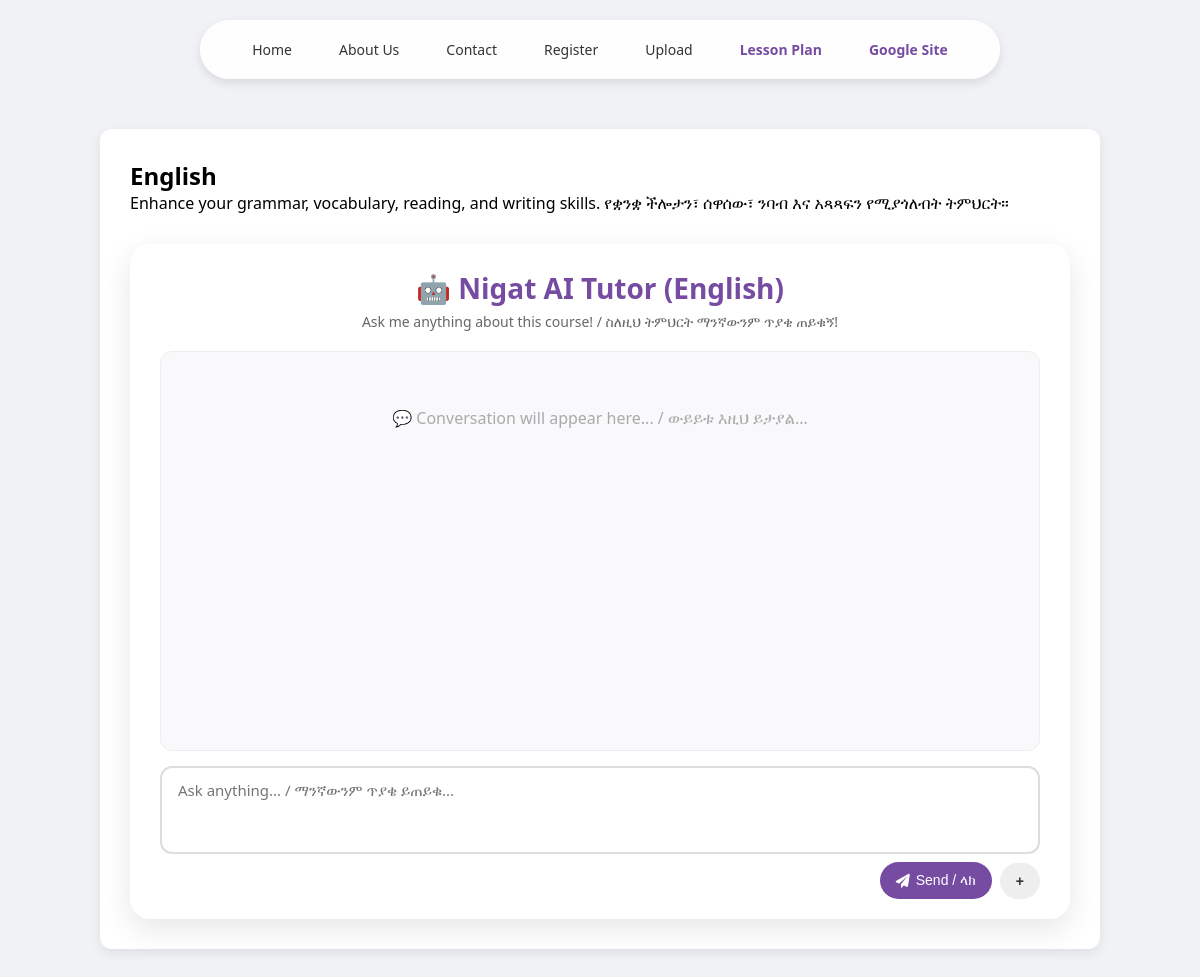
/course/3, run on the app's committed database.
### app.py (models this page shows)
class Course(db.Model):
    __tablename__ = 'course'
    id = db.Column(db.Integer, primary_key=True)
    name = db.Column(db.String(100), nullable=False)
    description = db.Column(db.Text, nullable=False)
    color = db.Column(db.String(20), default='blue')
    quiz_link = db.Column(db.String(500))

### app.py (the view)
@app.route('/course/<int:course_id>')
def course_detail(course_id):
    return render_template('course_detail.html', course=Course.query.get_or_404(course_id))

### templates/course_detail.html (shortened to what this page needs)
<!DOCTYPE html>
<html oncontextmenu="return false;" onselectstart="return false;" ondragstart="return false;">
<head>
    <link rel="stylesheet" href="{{ url_for('static', filename='style.css') }}">
    <link rel="stylesheet" href="https://cdnjs.cloudflare.com/ajax/libs/font-awesome/6.0.0-beta3/css/all.min.css">
</head>
<body>
    <nav>
        <a href="{{ url_for('home') }}">Home</a>
        <a href="{{ url_for('about') }}">About Us</a>
        <a href="{{ url_for('contact') }}">Contact</a>
        <a href="{{ url_for('register') }}">Register</a>
        <a href="{{ url_for('upload_file') }}">Upload</a>
        <a href="{{ url_for('lesson_home') }}" style="color: #764ba2; font-weight: 600;">Lesson Plan</a>
        <a href="https://sites.google.com/view/your-site-link" target="_blank" style="color: #764ba2; font-weight: 600;">Google Site</a>
    </nav>
    <section class="content-box" style="margin: 50px auto; max-width: 1000px; background: white; padding: 30px; border-radius: 12px; box-shadow: 0 4px 12px rgba(0,0,0,0.08);">
        <h1>{{ course.name }}</h1>
        <p>{{ course.description }}</p>
        <div class="chat-box" style="margin-top: 30px;">
            <h2>🤖 Nigat AI Tutor ({{ course.name }})</h2>
            <p class="chat-sub">Ask me anything about this course! / ስለዚህ ትምህርት ማንኛውንም ጥያቄ ጠይቁኝ!</p>
            <div class="chat-history" id="chat-history">
                <p class="placeholder">💬 Conversation will appear here... / ውይይቱ እዚህ ይታያል...</p>
            </div>
            <div class="chat-input">
                <textarea id="user-query" placeholder="Ask anything... / ማንኛውንም ጥያቄ ይጠይቁ..." rows="3"></textarea>
                <div class="chat-actions">
                    <button onclick="askAI()" class="btn-purple"><i class="fas fa-paper-plane"></i> Send / ላክ</button>
                    <button onclick="togglePlusMenu()" class="btn-plus" id="plusBtn">+</button>
                </div>
            </div>
        </div>
    </section>
</body>
</html>

### static/style.css (style rules this page uses)
* { margin: 0; padding: 0; box-sizing: border-box; }
body { font-family: 'Segoe UI', Tahoma, Geneva, Verdana, sans-serif; background: #f0f2f5; min-height: 100vh; padding: 20px; }
nav { display: flex; justify-content: center; gap: 15px; background: rgba(255, 255, 255, 0.95); padding: 12px 20px; border-radius: 50px; max-width: 800px; margin: 0 auto 30px; box-shadow: 0 4px 10px rgba(0, 0, 0, 0.1); flex-wrap: wrap; }
nav a { text-decoration: none; color: #333; font-weight: 500; padding: 8px 16px; border-radius: 30px; transition: 0.3s; font-size: 14px; }
.chat-box { background: white; border-radius: 20px; padding: 25px 30px 20px; box-shadow: 0 10px 30px rgba(0, 0, 0, 0.1); width: 100%; max-width: 1100px; margin: 0 auto; }
.chat-box h2 { color: #764ba2; font-size: 28px; margin-bottom: 5px; text-align: center; }
.chat-sub { text-align: center; color: #666; margin-bottom: 20px; font-size: 14px; }
.chat-history { height: 400px; overflow-y: auto; padding: 15px; background: #f9f9fc; border-radius: 12px; margin-bottom: 15px; border: 1px solid #eee; }
.chat-history .placeholder { color: #aaa; text-align: center; padding: 40px 0; font-size: 16px; }
.chat-input { display: flex; flex-direction: column; gap: 8px; width: 100%; }
.chat-input textarea { width: 100%; padding: 12px 16px; border: 2px solid #ddd; border-radius: 12px; font-size: 15px; resize: none; outline: none; transition: 0.3s; font-family: inherit; min-height: 50px; max-height: 200px; overflow-y: auto; }
.chat-actions { display: flex; gap: 8px; align-items: center; justify-content: flex-end; flex-wrap: wrap; }
.chat-actions button { border: none; padding: 10px 16px; border-radius: 30px; font-size: 14px; cursor: pointer; transition: 0.3s; display: inline-flex; align-items: center; gap: 6px; }
.btn-purple { background: #764ba2; color: white; }
.btn-plus { background: #eee; color: #333; font-size: 20px; font-weight: bold; padding: 8px 14px; border-radius: 50%; }

### data on the page
Course: name "English", description "Enhance your grammar, vocabulary, reading, and writing skills. የቋንቋ ችሎታን፣ ሰዋሰው፣ ንባብ እና አጻጻፍን የሚያጎለብት ትምህርት።"
